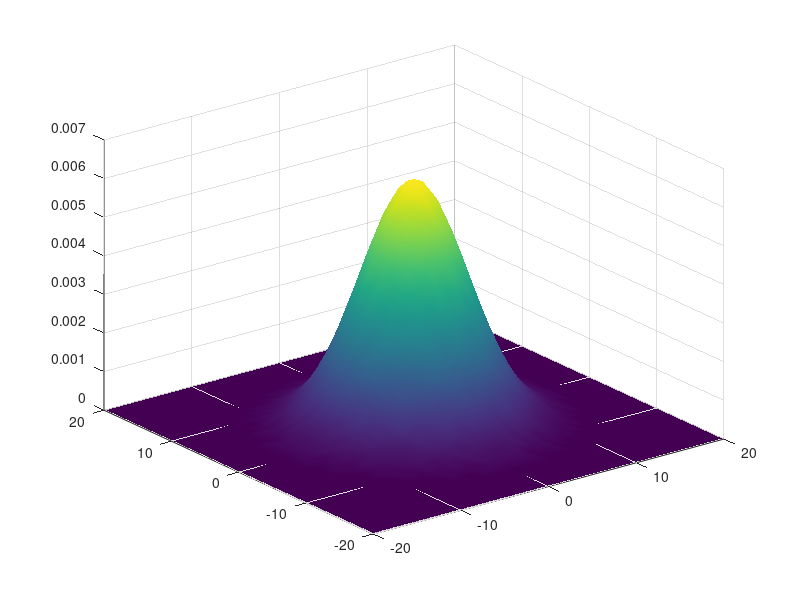

This chart was generated by the following MATLAB code:
clear all;
clc
Delta = 5;
[X , Y] = meshgrid(-20:1:20);
Gaussian_Image = X.^2 + Y.^2 ;
Gaussian_Image = -Gaussian_Image/(2*Delta*Delta);
Gaussian_Image = exp(Gaussian_Image) / ((2*pi) * Delta*Delta);
figure 
surf(X,Y,Gaussian_Image);shading interp;
